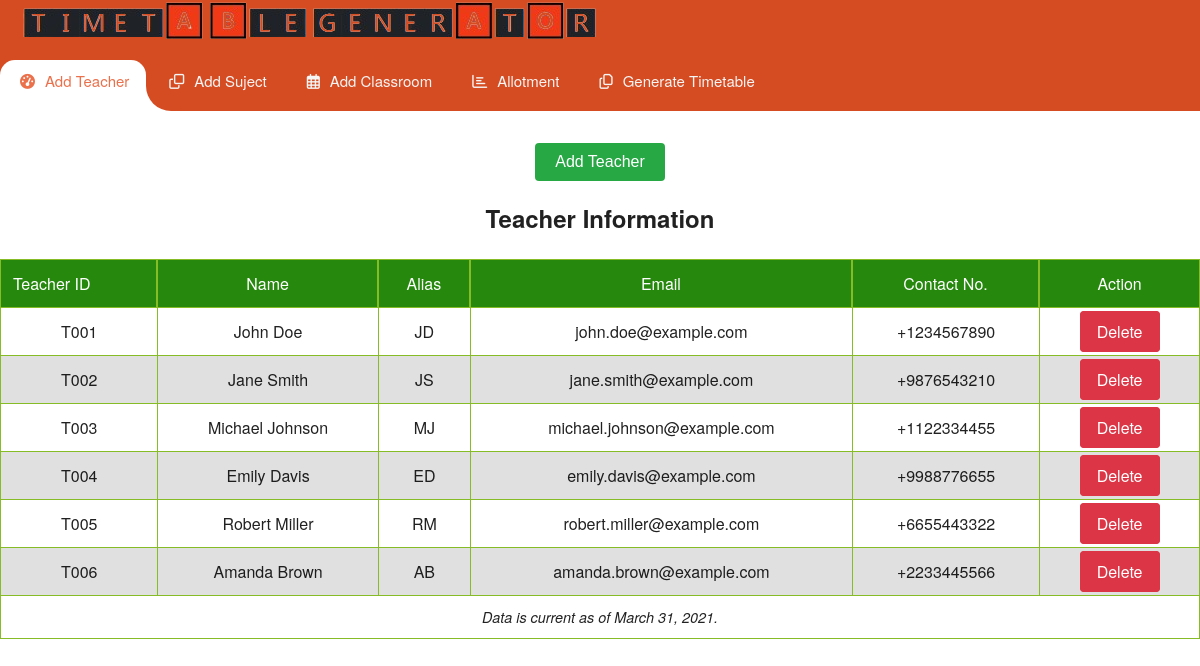
The app's page /project/main/teacher.php with its own data.
### tables this page shows
CREATE TABLE `teachers` (
  `teacher_id` varchar(100) NOT NULL,
  `Name` varchar(255) NOT NULL,
  `Alias` varchar(10) NOT NULL,
  `email` varchar(255) NOT NULL,
  `Contact_no.` varchar(20) NOT NULL
);

### project/main/teacher.php (the view, shortened to what this page needs)
<?php
include("../connection.php");
include("home.php");
$query = "SELECT * FROM teachers";
$result = mysqli_query($conn, $query);
if ($result) {
    ?>
    <!DOCTYPE html>
    <html lang="en">
    <head>
        <link rel="stylesheet" href="css/table.css">
        <link rel="stylesheet" href="css/teacher.css">
    </head>
    <body>
        <div class="container">
            <div class="add-teacher-btn-container">
                <button class="add-teacher-btn" onclick="openModal()">Add Teacher</button>
            </div>
            <table class="responsive-table">
                <caption>Teacher Information</caption>
                <thead>
                    <tr>
                        <th scope="col">Teacher ID</th>
                        <th scope="col">Name</th>
                        <th scope="col">Alias</th>
                        <th scope="col">Email</th>
                        <th scope="col">Contact No.</th>
                        <th scope="col">Action</th>
                    </tr>
                </thead>
                <tfoot>
                    <tr>
                        <td colspan="6">Data is current as of March 31, 2021.</td>
                    </tr>
                </tfoot>
                <tbody>
                    <?php
                    while ($row = mysqli_fetch_assoc($result)) {
                        $teacherId = isset($row['teacher_id']) ? $row['teacher_id'] : 'N/A';
                        $name = isset($row['Name']) ? $row['Name'] : 'N/A';
                        $alias = isset($row['Alias']) ? $row['Alias'] : 'N/A';
                        $email = isset($row['email']) ? $row['email'] : 'N/A';
                        $contactNo = isset($row['Contact_no.']) ? $row['Contact_no.'] : 'N/A';
                        ?>
                        <tr>
                            <td><?php echo $teacherId ?></td>
                            <td><?php echo $name ?></td>
                            <td><?php echo $alias ?></td>
                            <td><?php echo $email ?></td>
                            <td><?php echo $contactNo ?></td>
                            <td>
                                <a href="delete/delete_teacher.php?teacherId=<?php echo $teacherId; ?>" class="btn-danger btn-sm" onclick="return confirm('Are you sure you want to delete this teacher?')">Delete</a>
                            </td>
                        </tr>
                    <?php
                    }
                    ?>
                </tbody>
            </table>
        </div>
    </body>
    </html>
    <?php
} else {
    echo 'Error fetching data from the database: ' . mysqli_error($conn);
}
?>

### project/main/css/home.css (style rules this page uses)
body { font-family: 'Roboto', sans-serif; margin: 0; padding: 0; }

### project/main/css/table.css (style rules this page uses)
html { box-sizing: border-box; }
*, *:before, *:after { box-sizing: inherit; }
body { font-family: 'Helvetica Neue', Helvetica, Arial, sans-serif; color: rgba(0, 0, 0, 0.87); }
a { color: rgb(162, 216, 14); }
.container { margin: 5% 3%; }
@media (min-width: 48em) { .container { margin: 2%; } }
@media (min-width: 75em) { .container { margin: 2em auto; max-width: 75em; } }
.responsive-table { width: 100%; margin-bottom: 1.5em; border-spacing: 0; }
@media (min-width: 48em) { .responsive-table { font-size: .9em; } }
@media (min-width: 62em) { .responsive-table { font-size: 1em; } }
.responsive-table thead { position: absolute; clip: rect(1px 1px 1px 1px); padding: 0; border: 0; height: 1px; width: 1px; overflow: hidden; }
@media (min-width: 48em) { .responsive-table thead { position: relative; clip: auto; height: auto; width: auto; overflow: auto; } }
.responsive-table thead th { background-color: rgba(38, 137, 13, 1); border: 1px solid rgba(134, 188, 37, 1); font-weight: normal; text-align: center; color: white; }
.responsive-table thead th:first-of-type { text-align: left; }
.responsive-table tbody, .responsive-table tr, .responsive-table th, .responsive-table td { display: block; padding: 0; text-align: left; white-space: normal; }
@media (min-width: 48em) { .responsive-table tr { display: table-row; } }
.responsive-table th, .responsive-table td { padding: .5em; vertical-align: middle; }
@media (min-width: 30em) { .responsive-table th, .responsive-table td { padding: .75em .5em; } }
@media (min-width: 48em) { .responsive-table th, .responsive-table td { display: table-cell; padding: .5em; } }
@media (min-width: 62em) { .responsive-table th, .responsive-table td { padding: .75em .5em; } }
@media (min-width: 75em) { .responsive-table th, .responsive-table td { padding: .75em; } }
.responsive-table caption { margin-bottom: 1em; font-size: 1em; font-weight: bold; text-align: center; }
@media (min-width: 48em) { .responsive-table caption { font-size: 1.5em; } }
.responsive-table tfoot { font-size: .8em; font-style: italic; }
@media (min-width: 62em) { .responsive-table tfoot { font-size: .9em; } }
.responsive-table tbody { display: table-row-group; }
@media (min-width: 48em) { .responsive-table tbody { display: table-row-group; } }
.responsive-table tbody tr { margin-bottom: 1em; }
@media (min-width: 48em) { .responsive-table tbody tr { display: table-row; border-width: 1px; } }
.responsive-table tbody tr:last-of-type { margin-bottom: 0; }
.responsive-table td { text-align: right; }
@media (min-width: 48em) { .responsive-table td { border-left: 1px solid rgba(134, 188, 37, 1); border-bottom: 1px solid rgba(134, 188, 37, 1); text-align: center; } }

### project/main/css/teacher.css (style rules this page uses)
.btn-danger { background-color: #dc3545; color: #fff; border: 1px solid #dc3545; padding: 8px 16px; text-decoration: none; border-radius: 4px; transition: background-color 0.3s; }
.add-teacher-btn-container { text-align: center; margin-bottom: 20px; }
.add-teacher-btn { background-color: #28a745; color: #fff; padding: 10px 20px; font-size: 16px; border: none; border-radius: 4px; cursor: pointer; transition: background-color 0.3s; }

### records on screen
teachers: teacher_id "T001", Name "John Doe", Alias "JD", email "john.doe@example.com", value "+1234567890"
teachers: teacher_id "T002", Name "Jane Smith", Alias "JS", email "jane.smith@example.com", value "+9876543210"
teachers: teacher_id "T003", Name "Michael Johnson", Alias "MJ", email "michael.johnson@example.com", value "+1122334455"
teachers: teacher_id "T004", Name "Emily Davis", Alias "ED", email "emily.davis@example.com", value "+9988776655"
teachers: teacher_id "T005", Name "Robert Miller", Alias "RM", email "robert.miller@example.com", value "+6655443322"
teachers: teacher_id "T006", Name "Amanda Brown", Alias "AB", email "amanda.brown@example.com", value "+2233445566"
